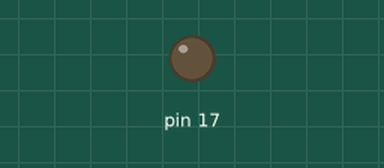
Recording of a sketch running on a simulated Arduino Uno, built with avr-gcc and run on an emulated ATmega328P. Parts: output pins drawn as LEDs (lit = HIGH). What the sketch prints to the serial monitor is not drawn.

Above: at 0.6 s.
At 4.5 s:
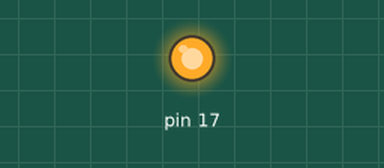
Timing chart, 0 to 6.0 s (numbered marks = the images above):
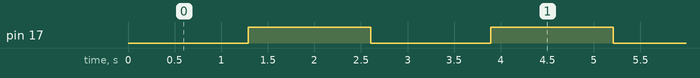

Measured:
- by itself, pin 17: alternates HIGH for 1.3 s and LOW for 1.3 s

The sketch:

aumento_gradual.ino
```cpp
int brillo = 0;
void setup() {
 pinMode(17, OUTPUT);
Serial.begin(115200); // recuerde que en el IDE hay que poner Serial.begin(115200), sin el 1;

}

void loop() {
  brillo = brillo + 1; // incrementar el valor de la variable 'brillo'
  analogWrite(17,brillo); // usar la variable 'brillo' para determinar el voltaje del GPIO 17

  Serial.println(brillo); //  (opcional) enviar el dato por el puerto serial para verificar cómo cambia

    if(brillo > 255){ // si el valor de la variable es mayor que 255 ...
      brillo=0; // hacer que el valor de la variable vuelva a ser 0
    }

  delay(10);
}
```
